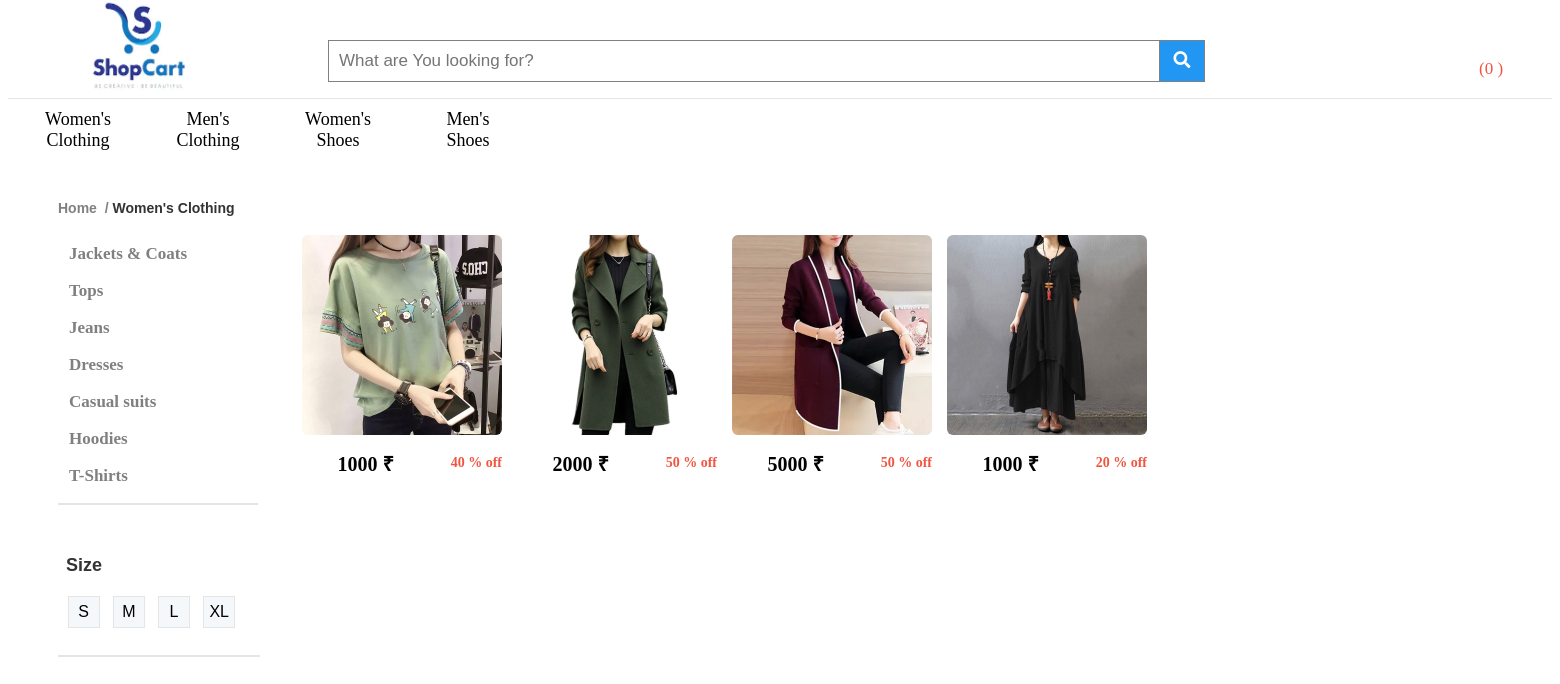
The page /women.php on the database its author committed.
### tables this page shows
CREATE TABLE `categories` (
  `cat_id` int(200) NOT NULL,
  `cat_title` text NOT NULL
);

CREATE TABLE `images` (
  `id` int(100) NOT NULL,
  `image` varchar(5000) NOT NULL,
  `description` text NOT NULL,
  `price` text NOT NULL,
  `d2` text NOT NULL,
  `gender` text NOT NULL,
  `ofprice` int(100) NOT NULL,
  `type` text NOT NULL,
  `type1` text NOT NULL,
  `cat_id` int(100) NOT NULL,
  `s_id` int(100) NOT NULL
);

CREATE TABLE `size` (
  `s_id` int(100) NOT NULL,
  `size` text NOT NULL
);

### women.php (the view, shortened to what this page needs)
<?php
include("db.php");
?>
<!DOCTYPE html>
<html>
    <head>
	                       	<link rel="stylesheet" href="css/style2.css">
	                    	<link rel="stylesheet" href="https://use.fontawesome.com/releases/v5.6.3/css/all.css">
	                     	<link rel="stylesheet" href="https://use.fontawesome.com/releases/v5.7.0/css/all.css">
                           	<link rel="stylesheet" href="https://pro.fontawesome.com/releases/v5.1.0/css/all.css">
                           	<link rel="stylesheet" href="https://cdnjs.cloudflare.com/ajax/libs/font-awesome/4.7.0/css/font-awesome.min.css">
                           	<link rel="stylesheet" href="https://use.fontawesome.com/releases/v5.0.8/css/all.css">
<body>
<section id="header">
<div id="middlebar">
			<div class="grid-container">
				<div class="image">
				<a href="home.php"><img src="images/cf.png"></a>
				</div>
			<div class="searchbox">
			    <form class="example" action="home1.php"method="POST">
  				<input type="text" placeholder="What are You looking for?" name="search">
 				<button type="submit"name="sub"><i class="fa fa-search"></i></button>
				</form>
			</div>
			<a href="cart.php"><div class="cart">
					<i class="fal fa-shopping-cart fa-2x ">&nbsp;<span style="font-size: 17px;margin-left: -10px;">
					(<?php
							$sql="select * from cart";
							$res=mysqli_query($conn,$sql);
							$total=mysqli_num_rows($res);
							echo $total;
						?>
						)
				</span></i></a>
			</div>
			</div>
<div id="lastbar">
					<div id="catbar">
						<div class="grid-container">
							<a href='women.php'>
							<div class='item1'>Women's Clothing</div>
							</a>
							<a href='men.php'>
							<div class='item1'>Men's Clothing</div>
							</a>
							<a href='womens.php'>
							<div class='item1'>Women's Shoes</div>
							</a>
							<a href='mens.php'>
							<div class='item1'>Men's Shoes</div>
							</a>
					</div>
					</div>
<section id="filtersection">
							<h6>Home&nbsp; /&nbsp;<span>Women's Clothing</span></h6>
</section>
<section id="subcat">
			<?php
			$query="select * from categories ";
			$run= mysqli_query($conn,$query);
			while ($row=mysqli_fetch_array($run))
				{
					$cat_id=$row['cat_id'];
					$cat_title=$row['cat_title'];
					echo"
					<div class='subcat'>
					<h1><a href='womencateg.php?cat_id=$cat_id'>$cat_title</a></h1>
			</div>
					";
				}
				?>
	<div id="size">
	</div>
</section>
<section id="cat_img">
	<div class="subimage">
		<div id="nsection1">
		<div class="grid-container">
			 <?php
			$query="select * from images where type='wc'";
			$run= mysqli_query($conn,$query);
			while ($row=mysqli_fetch_array($run))
				{
					$id=$row['id'];
					$image=$row['image'];
					$price=$row['price'];
					$d2=$row['d2'];
					echo"
					<div class='inimage'>
						<a href='shopping.php?id=$id'>
						<img src='$image'>
						<h6>$price &#8377;<span>$d2</span></h6></a>
					</div>
					";
				}
				?>
		</div>
	</div>
</div>
</section>
<div id="size1">
	<h5>Size</h5>
		<div class="squares">
				<?php
			$query="select * from size";
			$run= mysqli_query($conn,$query);
			while ($row=mysqli_fetch_array($run))
				{
					$s_id=$row['s_id'];
					$size=$row['size'];
					echo"
					<a href='womencateg.php?s_id=$s_id'>
					<div class='icon1'>
        			 <p>$size</p>
      				</div></a>
					";
				}
				?>
 		</div>
</div>
<div id="size-bottom">
</div>
</body>
</html>

### css/style2.css (style rules this page uses)
#middlebar { height:90px; border-bottom: 1px solid #e6e6e6; }
.image { height:90px; width: 160px; }
.image img { margin-top: -37px; margin-left: 38px; height: 114px; width: 120px; }
.image a { text-decoration: none; }
.searchbox { height:90px; width: 900px; margin-left: 80px; }
form.example input[type=text] { padding: 10px; font-size: 17px; border: 1px solid grey; float: left; width: 90%; }
.example { margin-top: 22px; }
form.example button { float: left; width: 5%; padding: 10px; background: #2196F3; color: white; font-size: 17px; border: 1px solid grey; border-left: none; cursor: pointer; }
.cart { height:90px; margin-left: 10px; width: 100px; }
.cart i { margin-left: 15px; margin-top: 26px; }
.cart a { text-decoration: none; }
.fa-shopping-cart { color: #f15440; }
#middlebar a { text-decoration: none; }
#lastbar { height:640px; width:1699px; }
#catbar { height:58px; }
.grid-container { display: grid; grid-template-columns: auto auto auto auto auto auto auto auto auto auto auto; grid-gap: 50px; padding-left: 10px; margin-left: 20px; width: 120px; }
.grid-container > div { text-align: center; padding: 10px 0; font-size: 18px; }
.grid-container a { font-size: 18px; margin-top: 10px; text-align: center; width: 80px; }
#catbar a { text-decoration: none; color: black; list-style: none; }
#filtersection { height: 587px; margin-top: 3px; }
#filtersection h6 { margin-left: 50px; font-family: sans-serif; font-size: 14px; padding-top: 10px; color: grey; }
#filtersection span { color: #333; font-weight: bold; font-size: 14px; }
.subcat { margin-left: 11px; width: 190px; }
.subcat h1 { font-size: 17px; color:grey; text-decoration:none; }
.subcat a { text-decoration: none; color: grey; }
#subcat { margin-top: -550px; width: 200px; margin-left: 50px; }
.subimage { width:1500px; margin-left: 270px; margin-top: -310px; height:400px; }
#nsection1 .grid-container { display: grid; grid-template-columns: auto auto auto auto auto auto auto ; grid-gap: 21px; padding-left: 10px; }
#nsection1 .grid-container > div { text-align: center; padding: 10px 0; font-size: 18px; }
#nsection1 .grid-container a { font-size: 18px; margin-top: 10px; text-align: center; width: 80px; }
.inimage img { height:200px; width:200px; margin-top: 30px; margin-left: -29px; border-radius: 6px; }
.inimage h6 { margin-left: -30px; font-size: 20px; margin-top: 10px; }
.inimage span { padding-left: 20px; font-size: 14px; color: #f15440; float: right; margin-top: 5px }
#nsection1 a { text-decoration: none; color:black; }
.inimage { margin-left: 23px; }
#size { border:1px solid #e5e5e5; }
#size-bottom { border:1px solid #e5e5e5; width: 200px; margin-left: 50px; }
#size1 { margin-top: -40px; width: 220px; margin-left: 40px; height:100px; }
#size1 h5 { font-size: 18px; margin-top: -20px; font-family: sans-serif; color:#333; margin-left: 18px; }
.squares { display: flex; justify-content: center; }
.icon1 { width: 30px; height: 30px; background: #F5F8FA; margin-top: -10px; font-family: sans-serif; }
.icon1 { margin-right: 6%; border:1px solid #e5e5e5; display: flex; align-items: center; justify-content: center; }
.squares a { text-decoration: none; margin-right: 6%; color:black; }

### rows shown on the page
categories: cat_title "Jackets & Coats"
categories: cat_title "Tops"
categories: cat_title "Jeans"
categories: cat_title "Dresses"
categories: cat_title "Casual suits"
categories: cat_title "Hoodies"
categories: cat_title "T-Shirts"
images: image (picture), price "1000", d2 "40 % off"
images: image (picture), price "2000", d2 "50 % off"
images: image (picture), price "5000", d2 "50 % off"
images: image (picture), price "1000", d2 "20 % off"
size: size "S"
size: size "M"
size: size "L"
size: size "XL"

### other values the page prints
$total "0"
